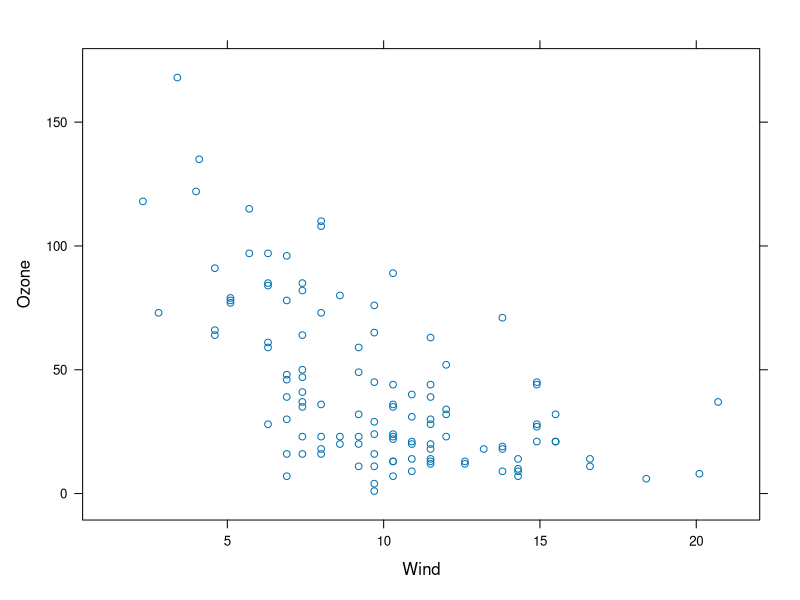
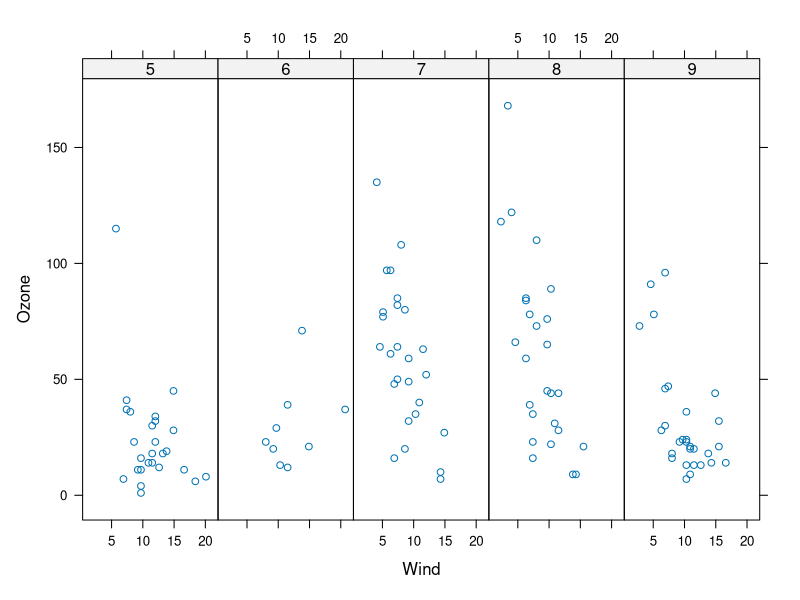
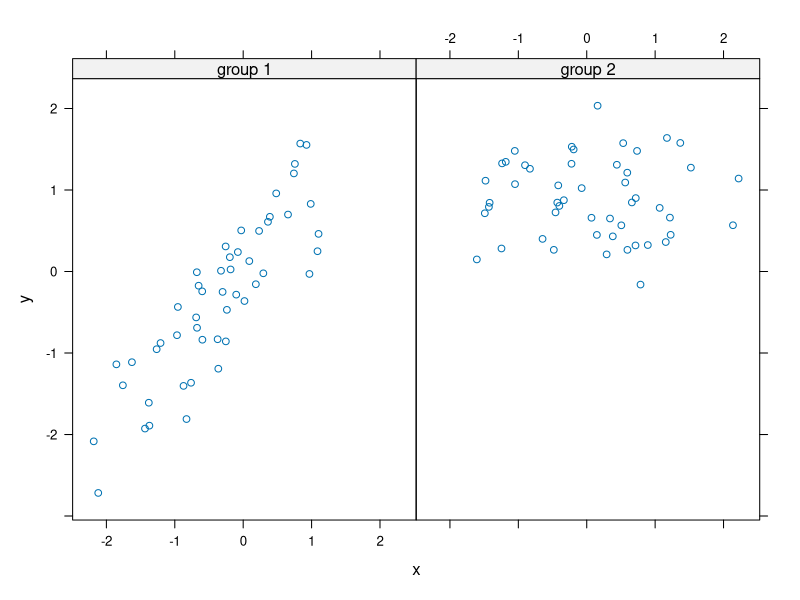
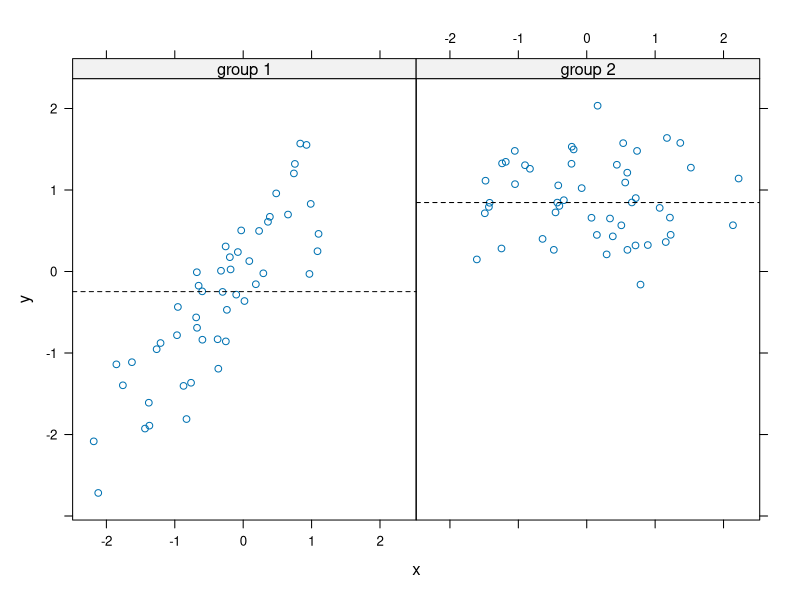
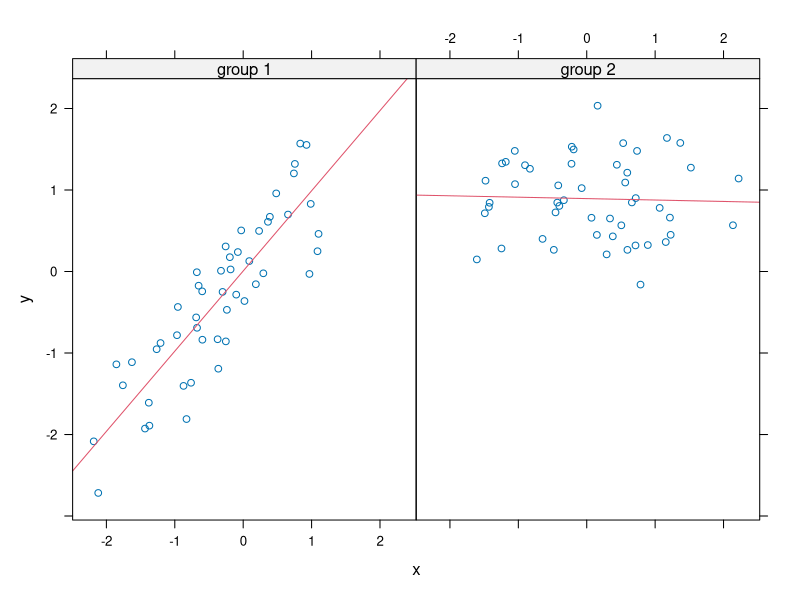

R code for these plots, in order:
library(lattice)
library(datasets)
xyplot(Ozone~Wind, data=airquality)

## Example of panel plot where each panel is defined by the given subset (by Month in the example below)
airquality = transform(airquality, Month=factor(Month))
xyplot(Ozone~Wind | Month, data=airquality, layout=c(5,1)) ##note : the Lattice plots are objects of class trellis

## Very similar example with a 2-panel plots
set.seed(10)
x = rnorm(100)
f = rep(0:1, each=50)
y = x + f - f * x +rnorm(100, sd=0.5)
f = factor(f, labels=c("group 1", "group 2"))
xyplot(y~x | f, data=airquality, layout=c(2,1)) 

##Custom panel function
xyplot(y~x | f, data=airquality, panel=function(x,y,...) {
  panel.xyplot(x,y,...)
  panel.abline(h=median(y), lty=2) ##adding a line in each panel to display the median
}) 

##Custom panel function
xyplot(y~x | f, data=airquality, panel=function(x,y,...) {
  panel.xyplot(x,y,...)
  panel.lmline(x, y, col=2) ##adding a line in each panel to display the linear regression line
  
})